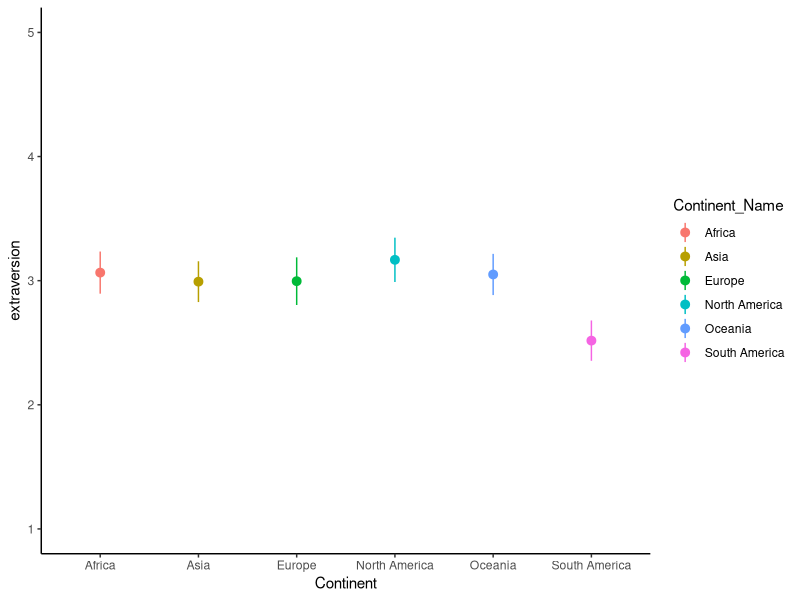

This figure's R source:
library(dplyr)
library(ggplot2)

data <- readr::read_csv("Big5_Countries.csv")

head(data)

# Descriptive statistics --------------------------------------------------

# Extraversion mean, sd, number of people in each continent

table(data$Continent_Name)

data |> 
  tidyr::pivot_longer(cols = E, names_to = "trace", values_to = "value") |> 
  dplyr::with_groups(c(Continent_Name, trace),
                     dplyr::summarise,
                     mean = mean(value),
                     sd = sd(value),
                     n = n())

z95 <- qnorm(.05/2, lower.tail = FALSE)
no_people <- 100

data |> 
  ggplot() +
  stat_summary(aes(x = Continent_Name, y = E,
                   color = Continent_Name),
               fun = mean, geom = "pointrange",
               fun.min = function(x) (mean(x) - z95*(sd(x)/sqrt(no_people))),
               fun.max = function(x) (mean(x) + z95*(sd(x)/sqrt(no_people)))) +
  theme_classic() +
  ylim(1,5) +
  xlab("Continent") + 
  ylab("extraversion")


# ANOVA -------------------------------------------------------------------

# H0: The mean extraversion level across the five countries are equivalent
# Ha: The mean extraversion level across the five countries is different

extra_out <- aov(formula = E ~ Continent_Name, data = data)

summary(extra_out)

# Conclusion: We can reject the null hypothesis that all extraversion means are equal.

# 1) Use the p-value: 4.06e-06 < 0.05, reject H0
# 2) Use the F statistic:

qf(.05, 5, 594, lower.tail = FALSE)
# F statistic is greater than the critical value, so we reject H0

# post-hoc analysis

pairwise.t.test(x = data$E,
                g = data$Continent_Name,
                p.adjust.method = "bonferroni")

# One-way ANOVA without South America
summary(aov(formula = E ~ Continent_Name, data = data[data$Continent_Name != "South America",]))

# tukey's HSD

TukeyHSD(extra_out)

# ANOVA on consciouscesness

cons_out <- aov(C ~ Continent_Name, data = data)
summary(cons_out)

qf(.05, 5, 594, lower.tail = FALSE)

pairwise.t.test(data$C, data$Continent_Name, p.adjust.method = "bonferroni")
